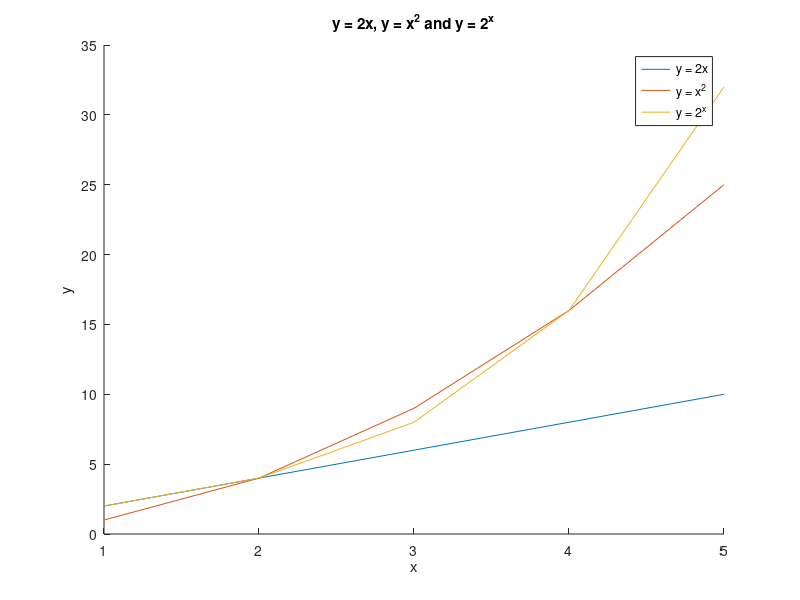

Source code (MATLAB):
% test uses of plots
x = [1, 2, 3, 4, 5];
y = [2, 4, 6, 8, 10];
z = [1, 4, 9, 16, 25];
t = [2, 4, 8, 16, 32];

% display plots on the same window
hold on;
plot (x, y);
plot (x, z);
plot (x, t);

% add legends to plots
legend ("y = 2x", "y = x^2", "y = 2^x");
% add title to plots
title ("y = 2x, y = x^2 and y = 2^x");
% add axis to plots
xlabel ("x");
ylabel ("y");